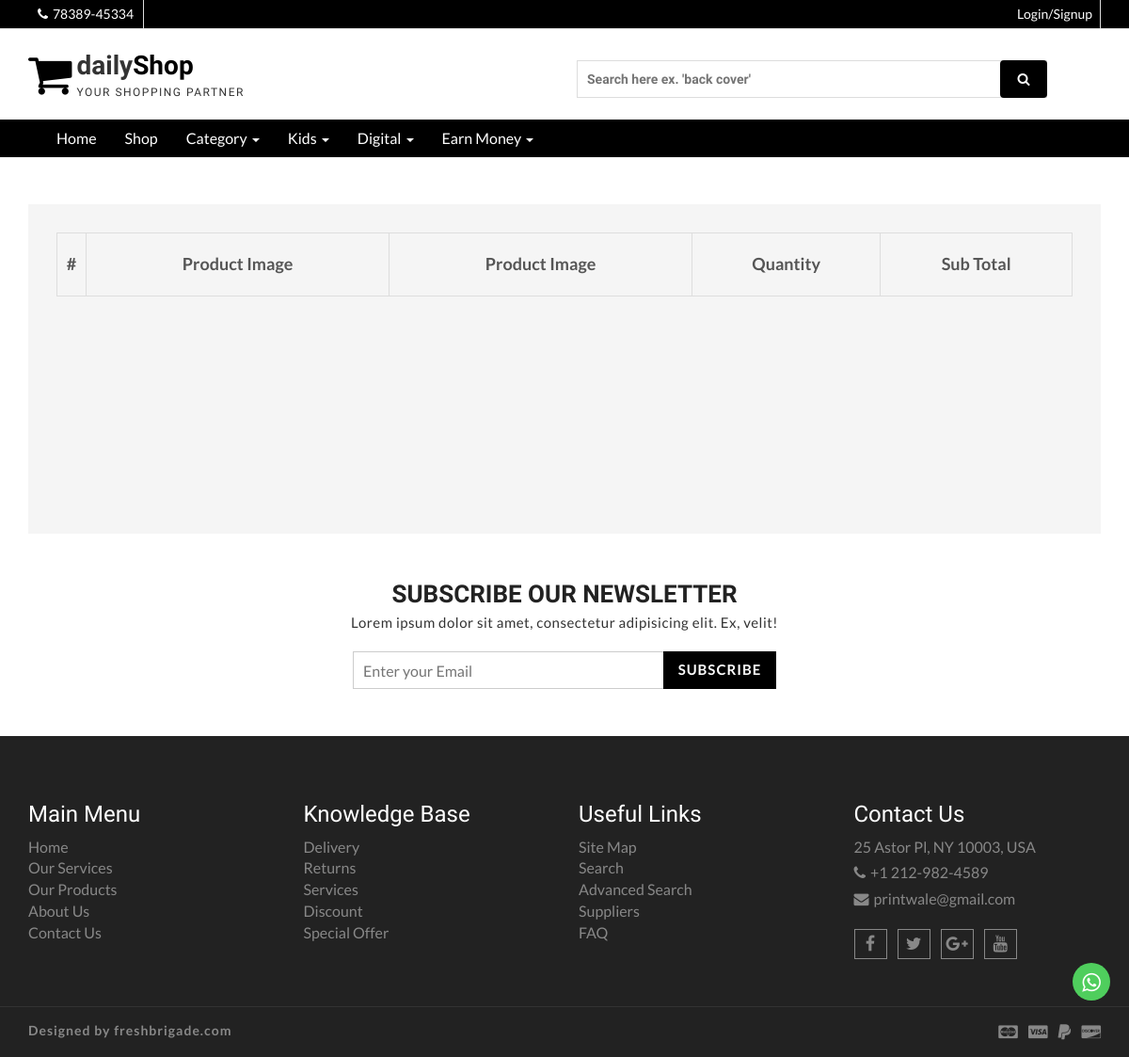
Page /order_details.php?oid=1 on the earlier database version.
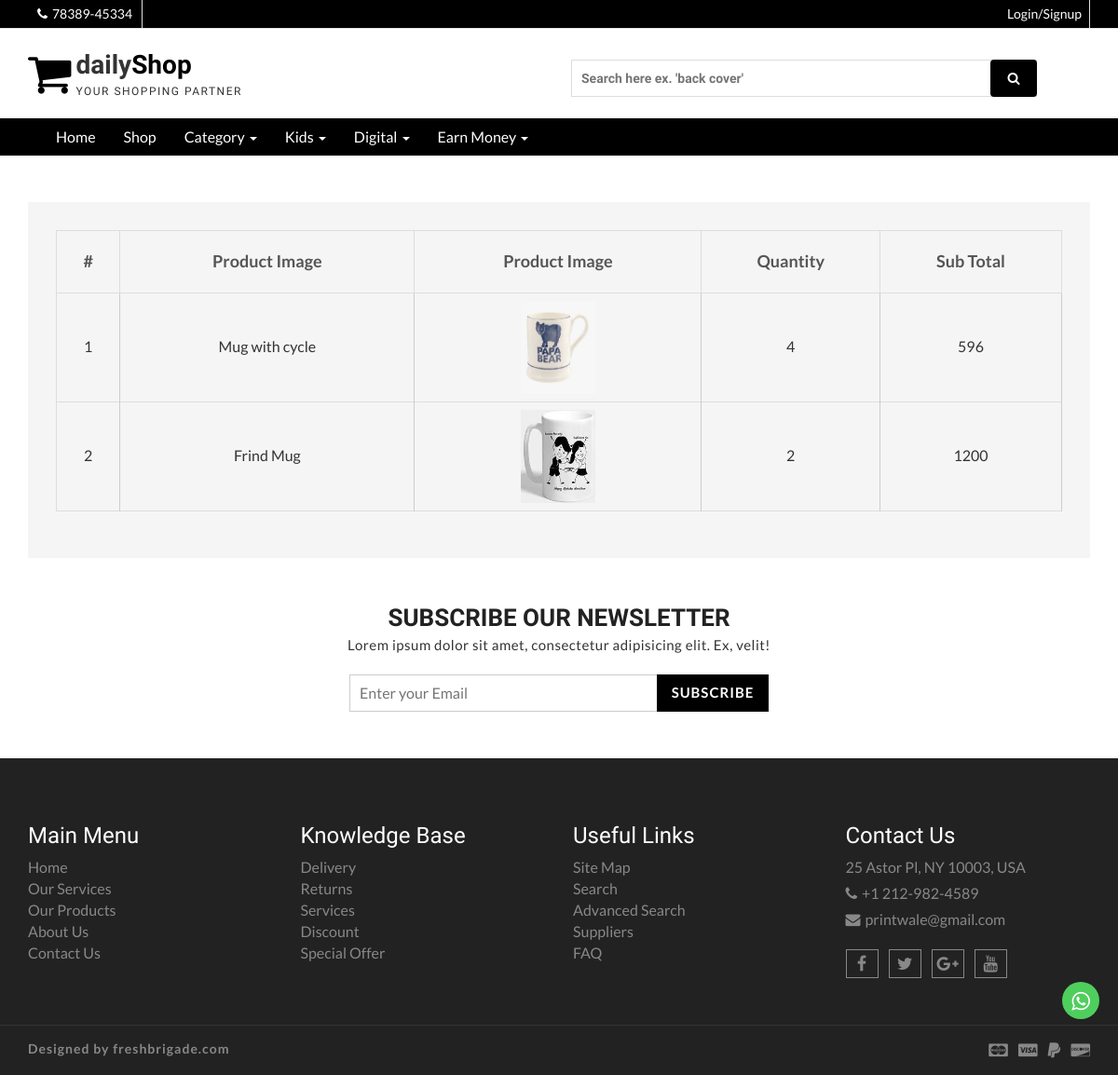
Same page on the later database version.
### tables this page shows
CREATE TABLE `order_details` (
  `id` int(11) NOT NULL,
  `order_id` int(9) NOT NULL,
  `product_id` int(9) NOT NULL,
  `qty` int(9) NOT NULL,
  `sub_total` float NOT NULL
);

CREATE TABLE `products` (
  `id` int(11) NOT NULL,
  `cid` int(9) NOT NULL,
  `name` varchar(255) NOT NULL,
  `image` text NOT NULL,
  `price` int(11) NOT NULL,
  `sell_price` int(11) NOT NULL,
  `hollsell_price` float NOT NULL,
  `shot_desc` varchar(255) NOT NULL,
  `long_desc` text NOT NULL,
  `created` timestamp NOT NULL DEFAULT current_timestamp(),
  `status` enum('1','0') NOT NULL
);

### order_details.php (the view, shortened to what this page needs)
<?php
 include('header.php');
    ?>
 <section id="cart-view">
   <div class="container">
     <div class="row">
       <div class="col-md-12">
         <div class="cart-view-area">
           <div class="cart-view-table">
               <div class="table-responsive">
                    <table class="table">
                      <thead>
                        <tr>
                          <th>#</th>
                          <th>Product Image</th>
                          <th>Product Image</th>
                          <th>Quantity</th>
                          <th>Sub Total</th>
                        </tr>
                      </thead>
                      <tbody>
                        <?php   $uid =1;
                                $order_id = $_GET['oid'];
                                $res = mysqli_query($conn, "SELECT order_details.*,products.* FROM `order_details` INNER JOIN `products` ON order_details.product_id = products.id  WHERE order_details.order_id ='$order_id' ORDER BY order_details.id DESC");
                                while($row=mysqli_fetch_assoc($res)){
                        ?>
                        <tr>
                          <td><?php echo $uid?></td>
                          <td><a href="product-detail.php?pid=<?php echo $row['id']?>"><?php echo $row['name']?></a></td>
                          <td><img src="media/product/<?php echo $row['image']?>" alt="product image"></td>
                          <td><?php echo $row['qty']?></td>
                          <td><?php echo $row['sub_total']?></td>
                        </tr>
                      <?php $uid++; }?>
                        </tbody>
                    </table>
                </div>
           </div>
         </div>
       </div>
     </div>
   </div>
 </section>
 <?php include('footer.php'); ?>

Differences in the rows shown:
now on this page (row edited): order_details: product.name "Mug with cycle", product.image (picture), qty "4", sub_total "596"
now on this page (row edited): order_details: product.name "Frind Mug", product.image (picture), qty "2", sub_total "1200"
